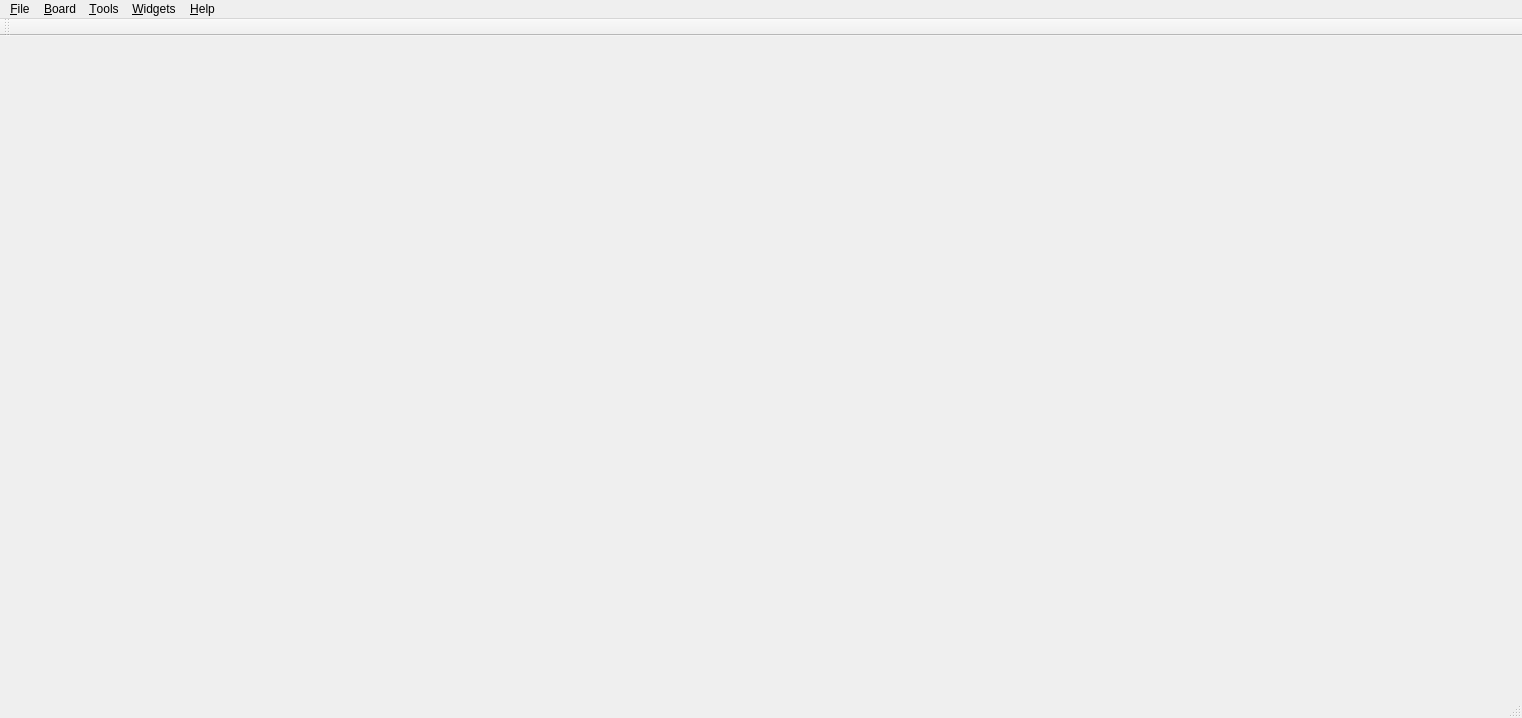
<?xml version="1.0" encoding="UTF-8"?>
<ui version="4.0">
 <class>MainWindow</class>
 <widget class="QMainWindow" name="MainWindow">
  <property name="geometry">
   <rect>
    <x>0</x>
    <y>0</y>
    <width>1522</width>
    <height>718</height>
   </rect>
  </property>
  <widget class="QWidget" name="centralWidget">
   <layout class="QVBoxLayout" name="verticalLayout_2">
    <item>
     <widget class="GKChess::UI::BoardView" name="boardView" native="true">
      <property name="sizePolicy">
       <sizepolicy hsizetype="Preferred" vsizetype="Preferred">
        <horstretch>2</horstretch>
        <verstretch>0</verstretch>
       </sizepolicy>
      </property>
     </widget>
    </item>
   </layout>
  </widget>
  <widget class="QMenuBar" name="menuBar">
   <property name="geometry">
    <rect>
     <x>0</x>
     <y>0</y>
     <width>1522</width>
     <height>20</height>
    </rect>
   </property>
   <widget class="QMenu" name="menuBoard">
    <property name="title">
     <string>&amp;Board</string>
    </property>
    <widget class="QMenu" name="menu_Load_Position">
     <property name="title">
      <string>&amp;Load Position</string>
     </property>
     <addaction name="actionLoad_FEN_in_Clipboard"/>
     <addaction name="separator"/>
     <addaction name="actionLoad_PGN_in_Clipboard"/>
     <addaction name="actionLoadPGN_File"/>
    </widget>
    <widget class="QMenu" name="menuExport">
     <property name="title">
      <string>&amp;Export</string>
     </property>
     <addaction name="actionPosition_to_Clipboard"/>
    </widget>
    <widget class="QMenu" name="menu_New_Position">
     <property name="title">
      <string>&amp;New Position</string>
     </property>
     <addaction name="actionStandard_Starting_Position"/>
     <addaction name="actionChess960_Starting_Position"/>
    </widget>
    <addaction name="menu_New_Position"/>
    <addaction name="menu_Load_Position"/>
    <addaction name="action_Recent_Positions"/>
    <addaction name="separator"/>
    <addaction name="menuExport"/>
   </widget>
   <widget class="QMenu" name="menu_Tools">
    <property name="title">
     <string>&amp;Tools</string>
    </property>
    <addaction name="actionRandom_Chess960_Position"/>
   </widget>
   <widget class="QMenu" name="menuHelp">
    <property name="title">
     <string>&amp;Help</string>
    </property>
    <addaction name="actionAbout"/>
   </widget>
   <widget class="QMenu" name="menuWindows">
    <property name="title">
     <string>&amp;Widgets</string>
    </property>
    <addaction name="actionMove_History"/>
    <addaction name="action_Engine_Control"/>
    <addaction name="actionOpening_Book_Reader"/>
   </widget>
   <widget class="QMenu" name="menu_File">
    <property name="title">
     <string>&amp;File</string>
    </property>
    <addaction name="actionQuit"/>
   </widget>
   <addaction name="menu_File"/>
   <addaction name="menuBoard"/>
   <addaction name="menu_Tools"/>
   <addaction name="menuWindows"/>
   <addaction name="menuHelp"/>
  </widget>
  <widget class="QToolBar" name="mainToolBar">
   <attribute name="toolBarArea">
    <enum>TopToolBarArea</enum>
   </attribute>
   <attribute name="toolBarBreak">
    <bool>false</bool>
   </attribute>
  </widget>
  <widget class="QStatusBar" name="statusBar"/>
  <action name="actionLoad_FEN_in_Clipboard">
   <property name="text">
    <string>&amp;FEN String in Clipboard</string>
   </property>
   <property name="whatsThis">
    <string>Populates the board from a FEN string in your clipboard</string>
   </property>
  </action>
  <action name="actionLoad_PGN_in_Clipboard">
   <property name="text">
    <string>&amp;PGN String in Clipboard</string>
   </property>
   <property name="whatsThis">
    <string>Populates the board from a PGN string in your clipboard</string>
   </property>
  </action>
  <action name="actionLoadPGN_File">
   <property name="text">
    <string>PGN File</string>
   </property>
   <property name="whatsThis">
    <string>Populates the board from a PGN string in a file</string>
   </property>
  </action>
  <action name="actionQuit">
   <property name="text">
    <string>&amp;Quit</string>
   </property>
   <property name="whatsThis">
    <string>Quit the application</string>
   </property>
  </action>
  <action name="actionRandom_Chess960_Position">
   <property name="text">
    <string>&amp;Chess960 Position Generator</string>
   </property>
   <property name="whatsThis">
    <string>Generate Chess960 positions at random or choose specific ones</string>
   </property>
  </action>
  <action name="actionAbout">
   <property name="text">
    <string>&amp;About</string>
   </property>
   <property name="whatsThis">
    <string>About this application</string>
   </property>
  </action>
  <action name="actionOpening_Book_Reader">
   <property name="text">
    <string>&amp;Book Reader</string>
   </property>
   <property name="whatsThis">
    <string>Read an opening book</string>
   </property>
  </action>
  <action name="actionStandard_Starting_Position">
   <property name="text">
    <string>&amp;Standard</string>
   </property>
   <property name="whatsThis">
    <string>The standard chess starting position</string>
   </property>
  </action>
  <action name="actionChess960_Starting_Position">
   <property name="text">
    <string>&amp;Chess960</string>
   </property>
   <property name="whatsThis">
    <string>A random Chess960 position</string>
   </property>
  </action>
  <action name="actionMove_History">
   <property name="checkable">
    <bool>false</bool>
   </property>
   <property name="text">
    <string>Move &amp;History</string>
   </property>
   <property name="whatsThis">
    <string>Shows the PGN move history</string>
   </property>
  </action>
  <action name="actionPosition_to_Clipboard">
   <property name="text">
    <string>Position to &amp;Clipboard (FEN)</string>
   </property>
   <property name="whatsThis">
    <string>Exports the position to the clipboard</string>
   </property>
  </action>
  <action name="action_Engine_Control">
   <property name="checkable">
    <bool>false</bool>
   </property>
   <property name="text">
    <string>&amp;Engine Control</string>
   </property>
   <property name="whatsThis">
    <string>Analyse the position using a UCI compatible engine</string>
   </property>
  </action>
  <action name="action_Recent_Positions">
   <property name="enabled">
    <bool>false</bool>
   </property>
   <property name="text">
    <string>&amp;Recent Positions</string>
   </property>
  </action>
  <action name="action_Whats_this">
   <property name="text">
    <string>&amp;What's this?</string>
   </property>
  </action>
 </widget>
 <layoutdefault spacing="6" margin="11"/>
 <customwidgets>
  <customwidget>
   <class>GKChess::UI::BoardView</class>
   <extends>QWidget</extends>
   <header>gkchess_boardview.h</header>
   <container>1</container>
  </customwidget>
 </customwidgets>
 <resources/>
 <connections/>
</ui>
